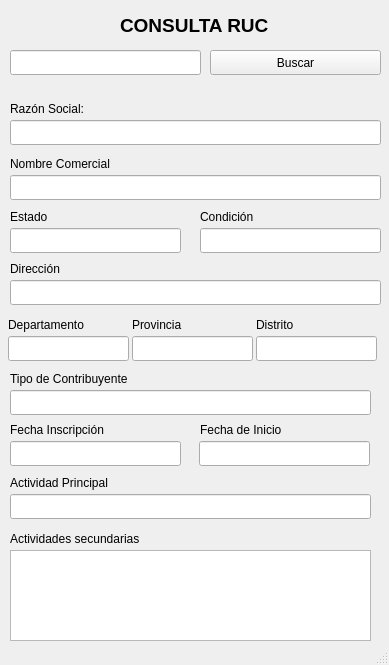
<?xml version="1.0" encoding="UTF-8"?>
<ui version="4.0">
 <class>Frm</class>
 <widget class="QMainWindow" name="Frm">
  <property name="geometry">
   <rect>
    <x>0</x>
    <y>0</y>
    <width>389</width>
    <height>665</height>
   </rect>
  </property>
  <property name="windowTitle">
   <string>Software Lion</string>
  </property>
  <widget class="QWidget" name="centralwidget">
   <widget class="QLabel" name="label">
    <property name="geometry">
     <rect>
      <x>120</x>
      <y>10</y>
      <width>161</width>
      <height>31</height>
     </rect>
    </property>
    <property name="font">
     <font>
      <pointsize>14</pointsize>
      <weight>75</weight>
      <bold>true</bold>
     </font>
    </property>
    <property name="text">
     <string>CONSULTA RUC</string>
    </property>
   </widget>
   <widget class="QLineEdit" name="txtRazonSocial">
    <property name="geometry">
     <rect>
      <x>10</x>
      <y>120</y>
      <width>371</width>
      <height>25</height>
     </rect>
    </property>
   </widget>
   <widget class="QPushButton" name="btnBuscarRUC">
    <property name="geometry">
     <rect>
      <x>210</x>
      <y>50</y>
      <width>171</width>
      <height>25</height>
     </rect>
    </property>
    <property name="styleSheet">
     <string notr="true"/>
    </property>
    <property name="text">
     <string>Buscar</string>
    </property>
   </widget>
   <widget class="QLabel" name="label_2">
    <property name="geometry">
     <rect>
      <x>10</x>
      <y>100</y>
      <width>111</width>
      <height>17</height>
     </rect>
    </property>
    <property name="text">
     <string>Razón Social:</string>
    </property>
   </widget>
   <widget class="QLineEdit" name="txtBuscarRuc">
    <property name="geometry">
     <rect>
      <x>10</x>
      <y>50</y>
      <width>191</width>
      <height>25</height>
     </rect>
    </property>
   </widget>
   <widget class="QLabel" name="label_3">
    <property name="geometry">
     <rect>
      <x>10</x>
      <y>155</y>
      <width>141</width>
      <height>17</height>
     </rect>
    </property>
    <property name="text">
     <string>Nombre Comercial</string>
    </property>
   </widget>
   <widget class="QLineEdit" name="txtNombreComercial">
    <property name="geometry">
     <rect>
      <x>10</x>
      <y>175</y>
      <width>371</width>
      <height>25</height>
     </rect>
    </property>
   </widget>
   <widget class="QLabel" name="label_4">
    <property name="geometry">
     <rect>
      <x>10</x>
      <y>208</y>
      <width>141</width>
      <height>17</height>
     </rect>
    </property>
    <property name="text">
     <string>Estado</string>
    </property>
   </widget>
   <widget class="QLineEdit" name="txtEstado">
    <property name="geometry">
     <rect>
      <x>10</x>
      <y>228</y>
      <width>171</width>
      <height>25</height>
     </rect>
    </property>
   </widget>
   <widget class="QLabel" name="label_5">
    <property name="geometry">
     <rect>
      <x>200</x>
      <y>208</y>
      <width>141</width>
      <height>17</height>
     </rect>
    </property>
    <property name="text">
     <string>Condición</string>
    </property>
   </widget>
   <widget class="QLineEdit" name="txtCondicion">
    <property name="geometry">
     <rect>
      <x>200</x>
      <y>228</y>
      <width>181</width>
      <height>25</height>
     </rect>
    </property>
   </widget>
   <widget class="QLineEdit" name="txtDireccion">
    <property name="geometry">
     <rect>
      <x>10</x>
      <y>280</y>
      <width>371</width>
      <height>25</height>
     </rect>
    </property>
   </widget>
   <widget class="QLabel" name="label_6">
    <property name="geometry">
     <rect>
      <x>10</x>
      <y>260</y>
      <width>141</width>
      <height>17</height>
     </rect>
    </property>
    <property name="text">
     <string>Dirección</string>
    </property>
   </widget>
   <widget class="QLabel" name="label_7">
    <property name="geometry">
     <rect>
      <x>8</x>
      <y>316</y>
      <width>111</width>
      <height>17</height>
     </rect>
    </property>
    <property name="text">
     <string>Departamento</string>
    </property>
   </widget>
   <widget class="QLineEdit" name="txtDepartamento">
    <property name="geometry">
     <rect>
      <x>8</x>
      <y>336</y>
      <width>121</width>
      <height>25</height>
     </rect>
    </property>
    <property name="text">
     <string/>
    </property>
   </widget>
   <widget class="QLineEdit" name="txtProvincia">
    <property name="geometry">
     <rect>
      <x>132</x>
      <y>336</y>
      <width>121</width>
      <height>25</height>
     </rect>
    </property>
   </widget>
   <widget class="QLabel" name="label_8">
    <property name="geometry">
     <rect>
      <x>132</x>
      <y>316</y>
      <width>111</width>
      <height>17</height>
     </rect>
    </property>
    <property name="text">
     <string>Provincia</string>
    </property>
   </widget>
   <widget class="QLabel" name="label_9">
    <property name="geometry">
     <rect>
      <x>256</x>
      <y>316</y>
      <width>111</width>
      <height>17</height>
     </rect>
    </property>
    <property name="text">
     <string>Distrito</string>
    </property>
   </widget>
   <widget class="QLineEdit" name="txtDistrito">
    <property name="geometry">
     <rect>
      <x>256</x>
      <y>336</y>
      <width>121</width>
      <height>25</height>
     </rect>
    </property>
   </widget>
   <widget class="QLineEdit" name="txtTipoContribuyente">
    <property name="geometry">
     <rect>
      <x>10</x>
      <y>390</y>
      <width>361</width>
      <height>25</height>
     </rect>
    </property>
    <property name="text">
     <string/>
    </property>
   </widget>
   <widget class="QLabel" name="label_10">
    <property name="geometry">
     <rect>
      <x>10</x>
      <y>370</y>
      <width>161</width>
      <height>17</height>
     </rect>
    </property>
    <property name="text">
     <string>Tipo de Contribuyente</string>
    </property>
   </widget>
   <widget class="QLineEdit" name="txtFechaInscripcion">
    <property name="geometry">
     <rect>
      <x>10</x>
      <y>441</y>
      <width>171</width>
      <height>25</height>
     </rect>
    </property>
    <property name="text">
     <string/>
    </property>
   </widget>
   <widget class="QLabel" name="label_11">
    <property name="geometry">
     <rect>
      <x>10</x>
      <y>421</y>
      <width>131</width>
      <height>17</height>
     </rect>
    </property>
    <property name="text">
     <string>Fecha Inscripción</string>
    </property>
   </widget>
   <widget class="QLabel" name="label_12">
    <property name="geometry">
     <rect>
      <x>200</x>
      <y>421</y>
      <width>131</width>
      <height>17</height>
     </rect>
    </property>
    <property name="text">
     <string>Fecha de Inicio</string>
    </property>
   </widget>
   <widget class="QLineEdit" name="txtFechaInicio">
    <property name="geometry">
     <rect>
      <x>199</x>
      <y>441</y>
      <width>171</width>
      <height>25</height>
     </rect>
    </property>
    <property name="text">
     <string/>
    </property>
   </widget>
   <widget class="QLabel" name="label_13">
    <property name="geometry">
     <rect>
      <x>10</x>
      <y>474</y>
      <width>161</width>
      <height>17</height>
     </rect>
    </property>
    <property name="text">
     <string>Actividad Principal</string>
    </property>
   </widget>
   <widget class="QLineEdit" name="txtActividadPrincipal">
    <property name="geometry">
     <rect>
      <x>10</x>
      <y>494</y>
      <width>361</width>
      <height>25</height>
     </rect>
    </property>
    <property name="text">
     <string/>
    </property>
   </widget>
   <widget class="QTextBrowser" name="txtActividadSecundaria">
    <property name="geometry">
     <rect>
      <x>10</x>
      <y>550</y>
      <width>361</width>
      <height>91</height>
     </rect>
    </property>
   </widget>
   <widget class="QLabel" name="label_14">
    <property name="geometry">
     <rect>
      <x>10</x>
      <y>530</y>
      <width>171</width>
      <height>17</height>
     </rect>
    </property>
    <property name="text">
     <string>Actividades secundarias</string>
    </property>
   </widget>
  </widget>
  <widget class="QStatusBar" name="statusbar"/>
 </widget>
 <resources/>
 <connections/>
</ui>
